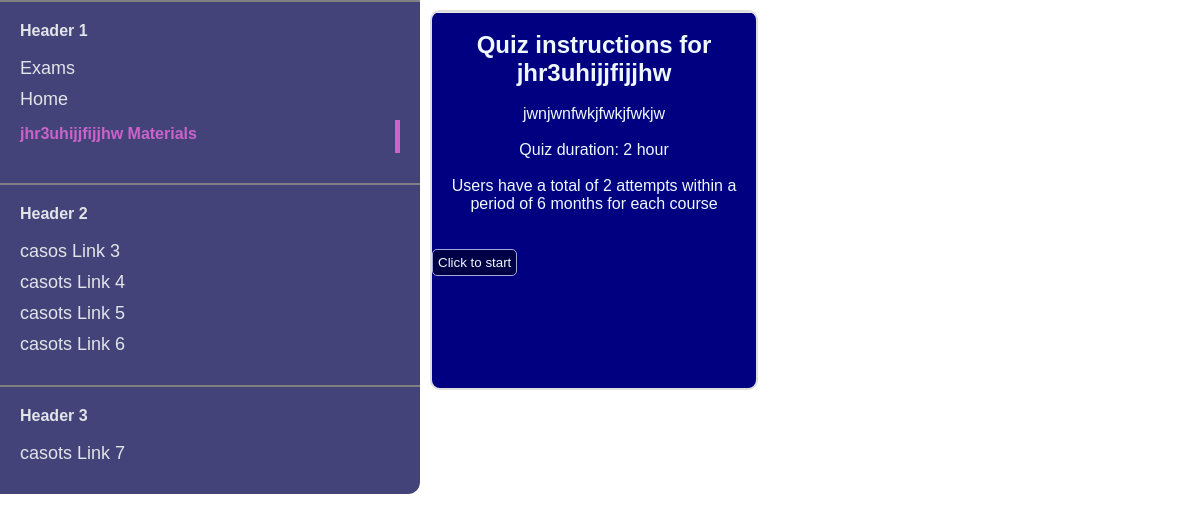
Page /quizinstructions/jhr3uhijjfijjhw/ on the earlier database version.
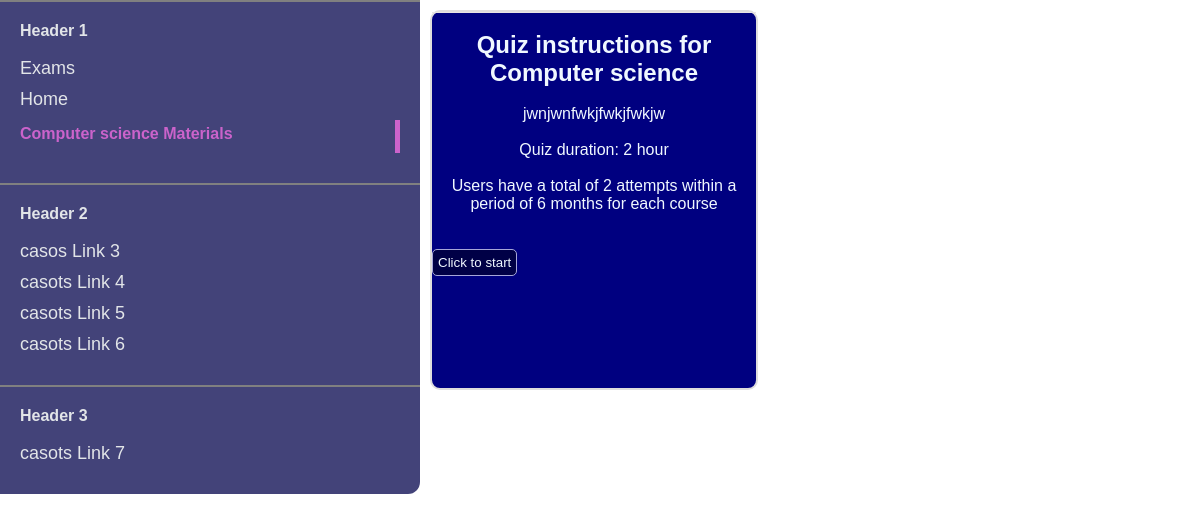
Same page on the later database version.
### courses/models.py (models this page shows, shortened)
class Quiz(models.Model):
    course=models.ForeignKey(Courses ,on_delete=models.CASCADE)
    slug = models.SlugField()
    description=models.TextField(blank=True, null=True)
    duration = models.IntegerField()
    time_denotation = models.CharField(max_length=6, choices=[('min','min'), ('hour', 'hour')])

class Courses(models.Model):
    category = models.ForeignKey(Category, related_name = 'courses', on_delete=models.CASCADE)
    name = models.CharField(max_length=250,)
    body = models.TextField()
    description =RichTextField()
    slug=models.SlugField(max_length=250,unique=True)
    images = models.ImageField(upload_to='courses/')
    class Meta:
        ordering=('name',)
        verbose_name = 'course'
        verbose_name_plural = 'courses'

### courses/views.py (the view)
# urls.py: path('quizinstructions/<str:category>/', views.quiz_instructions, name='quiz_instructions'),
def quiz_instructions(request, category):
    course = str(category)
    quizName = Quiz.objects.filter(course__slug = course).all()
    context={
        'quizName':quizName
    }
    return render(request,'quizTest/quiz_details.html', context)

### templates/quizTest/quiz_details.html (shortened to what this page needs)
{% load static %}
<!DOCTYPE html>
<html>
    <head>
        <link rel='stylesheet' href='{% static "quizTest/quiz_nav.css" %}'>
    </head>
    <body>
        <nav id='nav'>
            <div id='nav_house'>
                <div>
                    <h4>Header 1</h4>
                    <br>
                    <a href='#'><p>Exams</p></a>
                    <p><a href='{% url "courses:home" %}'>Home</a></p>
                    <p  class='active'>{% if quizName %}{{ quizName.0.course.name }} Materials{% endif %}</p>
                </div>
                <div>
                    <h4>Header 2</h4>
                    <br>
                    <p><a href='#'>casos Link 3</a></p>
                    <p><a href='#'>casots Link 4</a></p>
                    <p><a href='#'>casots Link 5</a></p>
                    <p><a href='#'>casots Link 6</a></p>
                </div>
                <div>
                    <h4>Header 3</h4>
                    <br>
                    <p><a href='#'>casots Link 7</a></p>
                </div>
            </div>
        </nav>
        <div id='categories'>
        {% if quizName %}
                {% for quiz in quizName %}
                    <div class='category' id='quiz_instruction'>
                            <div class='category_name'>
                                <h2>Quiz instructions for {{ quiz.course.name }}</h2>
                                <br>
                                <p>{{ quiz.description }}</p>
                                <br>
                                <p>Quiz duration: {{ quiz.duration }} {{ quiz.time_denotation }}</p>
                                <br>
                                <p>Users have a total of 2 attempts within a period of 6 months for each course</p>
                                <br>
                            </div>
                            <form action='{% url "courses:index" quiz.course.name  %}' method='POST'>
                                <button id='toQuiz'>Click to start</button>
                            </form>
                    </div>
                {% endfor%}
        {% else %}
        <div id='category'>
            <h2>Nothing here yet</h2>
        </div>
        {% endif %}
      </div>
    </body>
</html>

Differences in the rows shown:
changed through a linked row, Quiz "jwnjwnfwkjfwkjfwkjw": course.name "jhr3uhijjfijjhw" → "Computer science"
